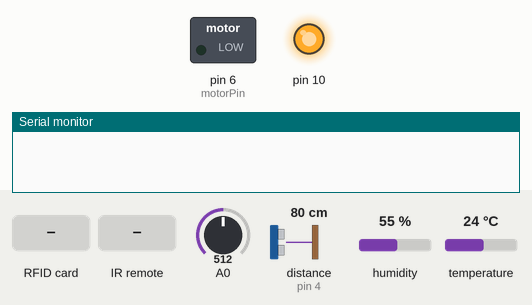
Simulated run of this sketch. Board: Arduino Uno, built with avr-gcc and run on an emulated ATmega328P. Shown: switched loads named in the sketch (green lamp = pin HIGH), output pins drawn as LEDs (lit = HIGH), the last lines printed to the serial monitor. The test bench sets the inputs (shaded band); at power-on: temperature 24 °C, A0 = 512, distance to the obstacle (sensor on pin 4) 80 cm, humidity 55 %. The echo pulse lasts 58.3 µs per cm; pins used as bus, display or sensor lines are not drawn.

Above: at 1.2 s.
1.3 s: RFID card D9 66 7B 9D 59 held to the reader
At 2.1 s:
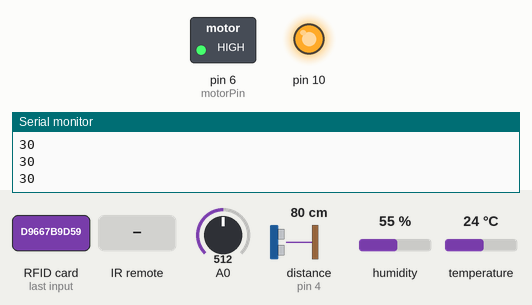
2.8 s: infrared code 0xFFE01F received
At 3.3 s:
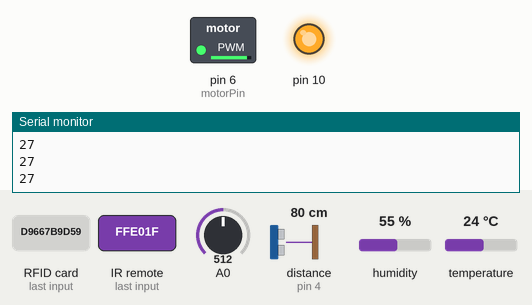
4.4 s: temperature set to 31 °C
6.7 s: temperature set to 34 °C
At 8.1 s:
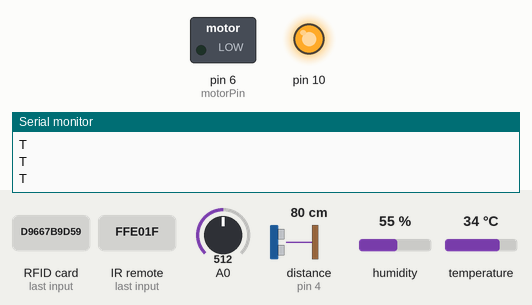
Timing chart, 0 to 9.7 s (numbered marks = the images above; inputs shaded):
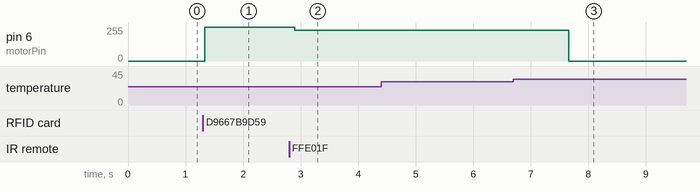

The sketch:

main.ino
```cpp
/* Include the standard Arduino SPI library */
#include <SPI.h>
#include <IRremote.h>
/* Include the RFID library */
#include <RFID.h>
#include "DHT.h"
#define DHTPIN 7     // Digital pin connected to the DHT sensor
#define DHTTYPE DHT11
#define speedup 0xFF906F    //Value of Up button
#define speeddown 0xFFE01F  // Value of Down button
#define button1 0xFF30CF
#define button2 0xFF18E7
#define button3 0xFF7A85

const int trigPin = 5;
const int echoPin = 4;
int motorPin = 6;
int RECV_PIN = 2;
int ledpin = 2;
int i = 0;
unsigned long key_value = 0;
int headlight = 0;        // 0 = OFF, 1 = DIM, 2 = ON

float duration;
int distance;
int newdistance;
int velo = 0;
int authorized = 0;

/* Define the DIO used for the SDA (SS) and RST (reset) pins. */
#define SDA_DIO 9
#define RESET_DIO 8
/* Create an instance of the RFID library */
RFID RC522(SDA_DIO, RESET_DIO);

IRrecv irrecv(RECV_PIN);
decode_results results;
DHT dht(DHTPIN, DHTTYPE); // Initialize DHT sensor.

void setup() {
  pinMode(trigPin, OUTPUT);
  pinMode(echoPin, INPUT);
  pinMode(motorPin, OUTPUT);
  pinMode(ledpin, OUTPUT);
  Serial.begin(9600);

  /* Enable the SPI interface */
  SPI.begin();
  /* Initialise the RFID reader */
  RC522.init();
  // Start the receiver
  irrecv.enableIRIn();
  irrecv.blink13(true);

  dht.begin();
}

void loop() {
  /* Has a card been detected? */
  if (RC522.isCard()){
    /* If so then get its serial number */
    RC522.readCardSerial();
    //Serial.println("Card detected:");
    if (strcmp(RC522.serNum,"D9667B9D59")){ //Correct card, authorized
      authorized = 1;
      Serial.println("A");
    }
    else{
      authorized = 0;
      return;
    }
  }
 if (authorized == 1){ //Valid Card, operate as normal
    // Read water level into value var
  int value = analogRead(A0);
  // Read temperature in Fahrenheit into f var
  float f = dht.readTemperature(true);
  // Locking until water level is higher or temperature < 85oF
  if (value < 300 or f > 90){
    value = analogRead(A0);
    // Water level is low, sending 0 distance to signal system for
    // shutdown, shutdown everything
    distance = 0;
    velo = 0;
    analogWrite(motorPin, velo);
    if (value < 300){
      Serial.println("C");    // Low Coolant
    }
    if (f > 85){
      Serial.println("T");    // High Temperature
    }
  }
  else{ //Good coolant and temperature, move on normally
    digitalWrite(trigPin, LOW);
    delayMicroseconds(2);
    digitalWrite(trigPin, HIGH);
    delayMicroseconds(10);
    digitalWrite(trigPin, LOW);

    duration = pulseIn(echoPin, HIGH); //in us
    distance = (duration*.0343)/2;      // in cm
    if (distance >30){ //Max distance to handle is 30
      distance = 30;
    }
    // Handle velocity
    if (distance <= 5){
      velo = 0;
      analogWrite(motorPin, velo);
      Serial.println(distance);
    }
    else if(velo == 0 && distance > 5){
      // Safe distance, but just start the engine,
      // velo will determined by distance
      velo = map(distance, 0 ,30, 0 ,255);
      newdistance = distance;
      Serial.println(distance);
      analogWrite(motorPin, velo);
    }
    else{ //Safe distance and has some initial velo, so user can control speed
      // check if any button pressed and send it to PythonUI
        if (irrecv.decode(&results)) {

          if (results.value == 0XFFFFFFFF){
            results.value = key_value;
          }
          //Serial.println(results.value, HEX); //Debug
          key_value = results.value;

          if (key_value == speedup){
            newdistance = newdistance + 3; // 10% of max distance is 3. Control the velo
            velo = map(newdistance, 0, 30,0, 255); //map distance to velo
            Serial.println(newdistance);
            analogWrite(motorPin, velo);
          }
          else if (key_value == speeddown){
            newdistance = newdistance - 3;
            velo = map(newdistance, 0, 30,0, 255); //map distance to velo
            Serial.println(newdistance);
            analogWrite(motorPin, velo);
          }
          else if (key_value == button1 ){
            Serial.println("F"); // Turn off headlight LED
          }
          else if (key_value == button2){
            Serial.println("D"); //Dim headlight LED
          }
          else if (key_value == button3){
            Serial.println("O"); // Turn on high headlight LED
          }
          irrecv.resume(); // Receive the next value
      }
      else{
        Serial.println(newdistance);
      }
    }
  }
 }
 delay(100);
}
```

Measured:
- the behaviour switches between 32 and 33 °C on temperature (found by bisection; images 2 and 3)
- after the input at 1.3 s, pin 6 (motorPin): 0/255 → 255/255 at once
- after the input at 2.8 s, pin 6 (motorPin): 255/255 → 229/255 after 0.10 s
- after the input at 6.7 s, pin 6 (motorPin): 229/255 → 0/255 after 0.97 s
